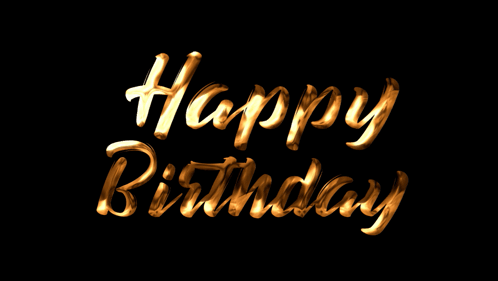
#> input picture amanda/originals/happy birthday/happy_birthday.gif, 498 x 281 px
$ python colored_ascii.py
#> lines starting #> are read from the running program, lines starting #| are printed output that depends on the picture
"""Convert GIF to colored ASCII HTML frames."""
from PIL import Image, ImageEnhance
from pathlib import Path

# Character gradient (light to dark) - using lighter chars for brightness
GRADIENT = " .:#"


def image_to_colored_ascii(img: Image.Image, width: int = 80) -> str:
    """Convert image to colored ASCII HTML."""
    aspect_ratio = img.height / img.width
    height = int(width * aspect_ratio * 0.5)

    resized = img.resize((width, height), Image.Resampling.LANCZOS)
    rgb = resized.convert("RGB")
    grayscale = resized.convert("L")

    rgb_pixels = list(rgb.getdata())
    gray_pixels = list(grayscale.getdata())

    html_chars: list[str] = []
    for i, (r, g, b) in enumerate(rgb_pixels):
        brightness = gray_pixels[i]
        idx = int(brightness / 256 * len(GRADIENT))
        idx = min(idx, len(GRADIENT) - 1)
        char = GRADIENT[idx]

        if char == " ":
            html_chars.append(" ")
        else:
            color = f"#{r:02x}{g:02x}{b:02x}"
            html_chars.append(f'<span style="color:{color}">{char}</span>')

    lines: list[str] = []
    for i in range(0, len(html_chars), width):
        line = "".join(html_chars[i : i + width])
        lines.append(line)

    return "\n".join(lines)


def extract_gif_frames(gif_path: Path) -> list[Image.Image]:
    """Extract all frames from GIF."""
    img = Image.open(gif_path)
#> img is the input picture: PIL image 498x281 P; mean R, G, B 22.5, 16.2, 8.3
    frames: list[Image.Image] = []

    try:
        while True:
            frame = img.copy().convert("RGBA")
            bg = Image.new("RGBA", frame.size, (255, 255, 255, 255))
            composited = Image.alpha_composite(bg, frame)
            frames.append(composited.convert("RGB"))
            img.seek(img.tell() + 1)
#> this loop made 105 passes
#> pass 3, in extract_gif_frames, `frame = img.copy().convert("RGBA")`:
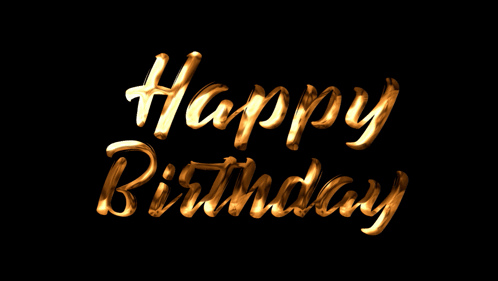
#> frame: PIL image 498x281 RGBA; mean R, G, B, A 22.5, 16.2, 8.4, 255
#> after the loop:
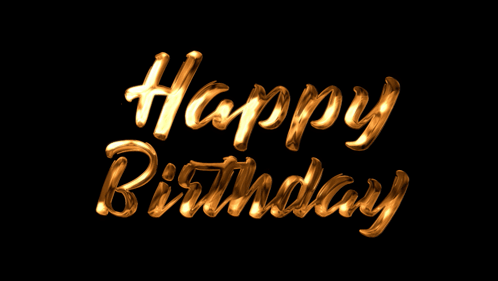
#> composited: PIL image 498x281 RGBA; mean R, G, B, A 25.7, 17.6, 8.2, 255
#> after the loop, frames = 105 items
    except EOFError:
        pass

    return frames


def main() -> None:
    gif_path = Path("originals/happy birthday/happy_birthday.gif")
    output_path = Path("src/sprites/happy_birthday_colored/frames.ts")
    output_path.parent.mkdir(parents=True, exist_ok=True)

    print(f"Loading {gif_path}...")
    frames = extract_gif_frames(gif_path)
#> frames = 105 items
    print(f"Extracted {len(frames)} frames")
#| Extracted 105 frames

    html_frames: list[str] = []
    for i, frame in enumerate(frames):
        # Apply contrast enhancement
        enhanced = ImageEnhance.Contrast(frame).enhance(2.0)
        html = image_to_colored_ascii(enhanced, width=160)
        html_frames.append(html)
        print(f"  Frame {i + 1}/{len(frames)} done")
#> this loop made 105 passes
#|   Frame 1/105 done
#|   Frame 2/105 done
#|   Frame 3/105 done
#|   Frame 4/105 done
#|   Frame 5/105 done
#|   Frame 6/105 done
#|   Frame 7/105 done
#|   Frame 8/105 done
#> (further printed lines are left out)
#> pass 1, in main, `enhanced = ImageEnhance.Contrast(frame).enhance(2.0)`:
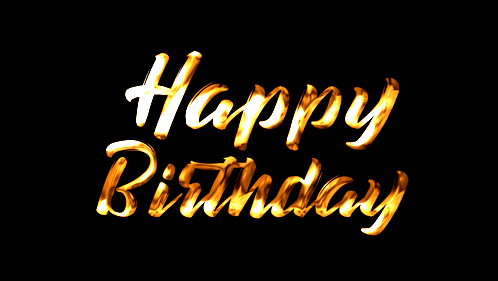
#> enhanced: PIL image 498x281 RGB; mean R, G, B 29.6, 22.6, 11.8
#> pass 1, in image_to_colored_ascii, `resized = img.resize((width, height), Image.Resampling.LANCZOS)`:
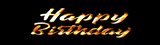
#> resized: PIL image 160x45 RGB; mean R, G, B 30.1, 23, 12.1
#> pass 1, in image_to_colored_ascii, `grayscale = resized.convert("L")`:
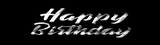
#> grayscale: PIL image 160x45 L; min 0, max 255, mean 23.9
#> after the loop:
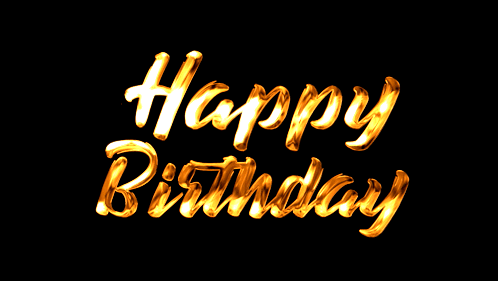
#> enhanced: PIL image 498x281 RGB; mean R, G, B 34.6, 25.5, 11.4
#> after the loop, html_frames = 105 items

    # Write as TypeScript module
    with output_path.open("w", encoding="utf-8") as f:
        f.write("// Colored ASCII frames for happy birthday\n")
        f.write("export const frames: readonly string[] = [\n")
        for html in html_frames:
            escaped = html.replace("\\", "\\\\").replace("`", "\\`").replace("${", "\\${")
            f.write(f"`{escaped}`,\n")
        f.write("];\n")

    print(f"Saved to {output_path}")


if __name__ == "__main__":
    main()
